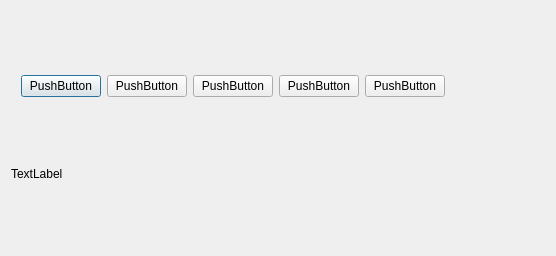
<?xml version="1.0" encoding="UTF-8"?>
<ui version="4.0">
 <class>add_book</class>
 <widget class="QDialog" name="add_book">
  <property name="enabled">
   <bool>true</bool>
  </property>
  <property name="geometry">
   <rect>
    <x>0</x>
    <y>0</y>
    <width>548</width>
    <height>256</height>
   </rect>
  </property>
  <property name="sizePolicy">
   <sizepolicy hsizetype="MinimumExpanding" vsizetype="Preferred">
    <horstretch>10</horstretch>
    <verstretch>0</verstretch>
   </sizepolicy>
  </property>
  <property name="minimumSize">
   <size>
    <width>0</width>
    <height>0</height>
   </size>
  </property>
  <property name="maximumSize">
   <size>
    <width>548</width>
    <height>16777215</height>
   </size>
  </property>
  <property name="windowTitle">
   <string>Dialog</string>
  </property>
  <layout class="QVBoxLayout" name="verticalLayout">
   <item>
    <layout class="QHBoxLayout" name="horizontalLayout">
     <property name="bottomMargin">
      <number>0</number>
     </property>
     <item>
      <spacer name="horizontalSpacer_2">
       <property name="orientation">
        <enum>Qt::Horizontal</enum>
       </property>
       <property name="sizeType">
        <enum>QSizePolicy::Minimum</enum>
       </property>
       <property name="sizeHint" stdset="0">
        <size>
         <width>10</width>
         <height>20</height>
        </size>
       </property>
      </spacer>
     </item>
     <item>
      <widget class="QPushButton" name="pushButton_5">
       <property name="text">
        <string>PushButton</string>
       </property>
      </widget>
     </item>
     <item>
      <widget class="QPushButton" name="pushButton_4">
       <property name="text">
        <string>PushButton</string>
       </property>
      </widget>
     </item>
     <item>
      <widget class="QPushButton" name="pushButton_3">
       <property name="text">
        <string>PushButton</string>
       </property>
      </widget>
     </item>
     <item>
      <widget class="QPushButton" name="pushButton_2">
       <property name="text">
        <string>PushButton</string>
       </property>
      </widget>
     </item>
     <item>
      <widget class="QPushButton" name="pushButton">
       <property name="text">
        <string>PushButton</string>
       </property>
      </widget>
     </item>
     <item>
      <spacer name="horizontalSpacer">
       <property name="orientation">
        <enum>Qt::Horizontal</enum>
       </property>
       <property name="sizeType">
        <enum>QSizePolicy::Minimum</enum>
       </property>
       <property name="sizeHint" stdset="0">
        <size>
         <width>100</width>
         <height>20</height>
        </size>
       </property>
      </spacer>
     </item>
    </layout>
   </item>
   <item>
    <layout class="QHBoxLayout" name="horizontalLayout_2">
     <item>
      <layout class="QVBoxLayout" name="verticalLayout_2">
       <item>
        <widget class="QLabel" name="label">
         <property name="text">
          <string>TextLabel</string>
         </property>
        </widget>
       </item>
      </layout>
     </item>
     <item>
      <layout class="QVBoxLayout" name="verticalLayout_3"/>
     </item>
    </layout>
   </item>
  </layout>
 </widget>
 <resources/>
 <connections/>
</ui>
